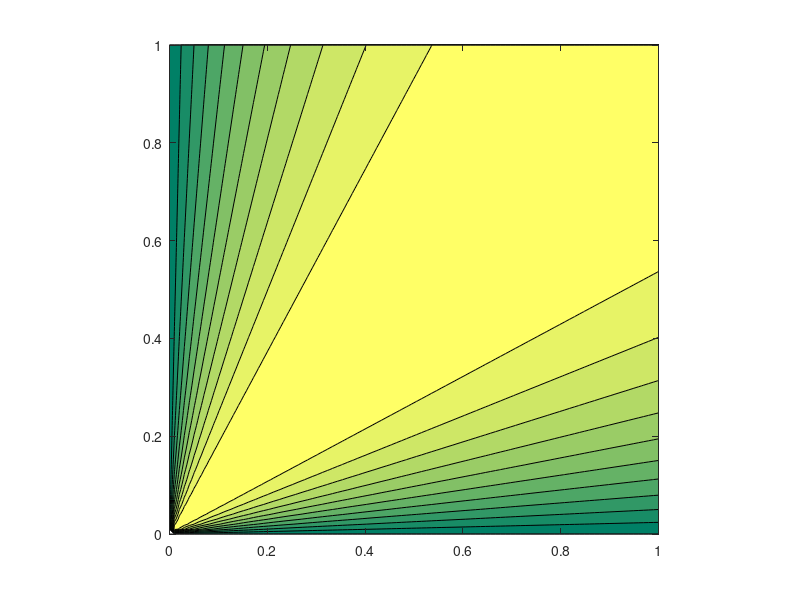
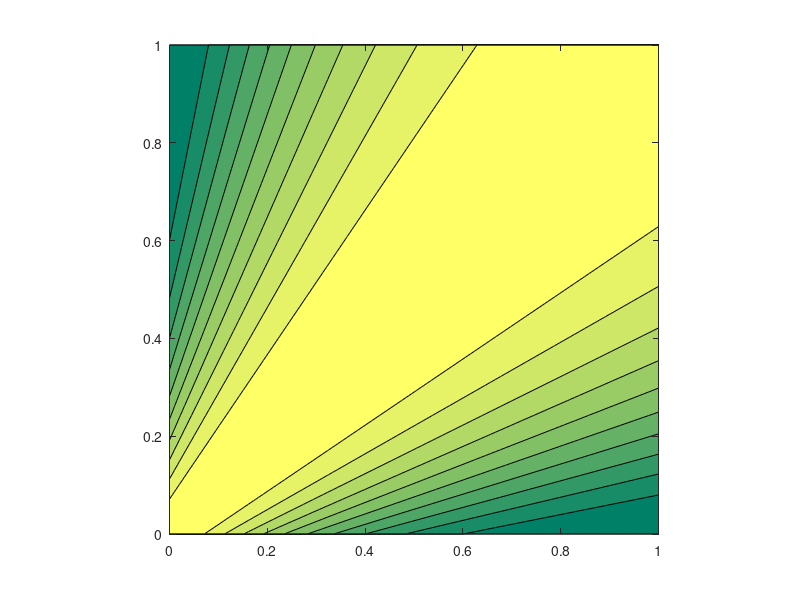
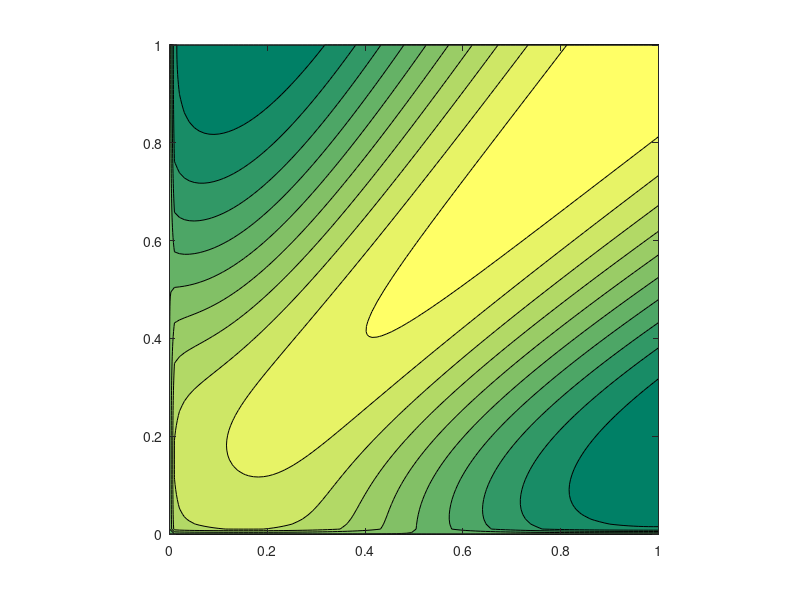

The MATLAB source for these figures, in order:
x = linspace(0.0,1.0);
y = linspace(0.0,1.0);

alpha = 2;
displacements = zeros(length(x),length(y));
for k = 1:length(x)
    for j = 1:length(y)
        displacementsBigAlpha(k,j) = 1. - (abs(x(k)-y(j))/(x(k)+y(j)))^alpha;
    end
end
figure;
% Use a different color map.
colormap(summer);
%mesh(x,y,displacementsBigAlpha);
contourf(x,y,displacementsBigAlpha);
axis square;

% This function does not fit nicely. Drop it
complexX = complex(x);
complexY = complex(y);
displacementApproxs = zeros(length(x),length(y));
beta = 0.15;
for k = 1:length(x)
    for j = 1:length(y)
        fx(k) = 1;
        fy(j) = 1;
        gx(k) = log(complexX(k) + beta);
        gy(j) = log(complexY(j) + beta);
        displacementApproxs(k,j) = real(fx(k)*fy(j)*exp((gy(j)-gx(k))*i*pi/2));
        %displacementApproxs(k,j) = real(exp(log((complexY(j) + alpha) - log(complexX(k) + alpha))* i * pi / 2));
    end
end
figure;
% Use a different color map.
colormap(summer);
%mesh(x,y,displacementApproxs);
contourf(x,y,displacementApproxs);
axis square;

displacementApproxs = zeros(length(x),length(y));
for k = 1:length(x)
    for j = 1:length(y)
        fx(k) = complexX(k)^0.1;
        fy(j) = complexY(j)^0.1;
        gx(k) = log(complexX(k)^2 + beta);
        gy(j) = log(complexY(j)^2 + beta);
        displacementApproxs(k,j) = real(fx(k)*fy(j)*exp((gy(j)-gx(k))*i*pi/2));
        %displacementApproxs(k,j) = real(complexY(j)^0.1 * complexX(k)^0.1 * exp((log(complexY(j) + alpha) - log(complexX(k) + alpha)) * i * pi / 2));
    end
end
figure;
% Use a different color map.
colormap(summer);
%mesh(x,y,displacementApproxs);
contourf(x,y,displacementApproxs);
axis square;
